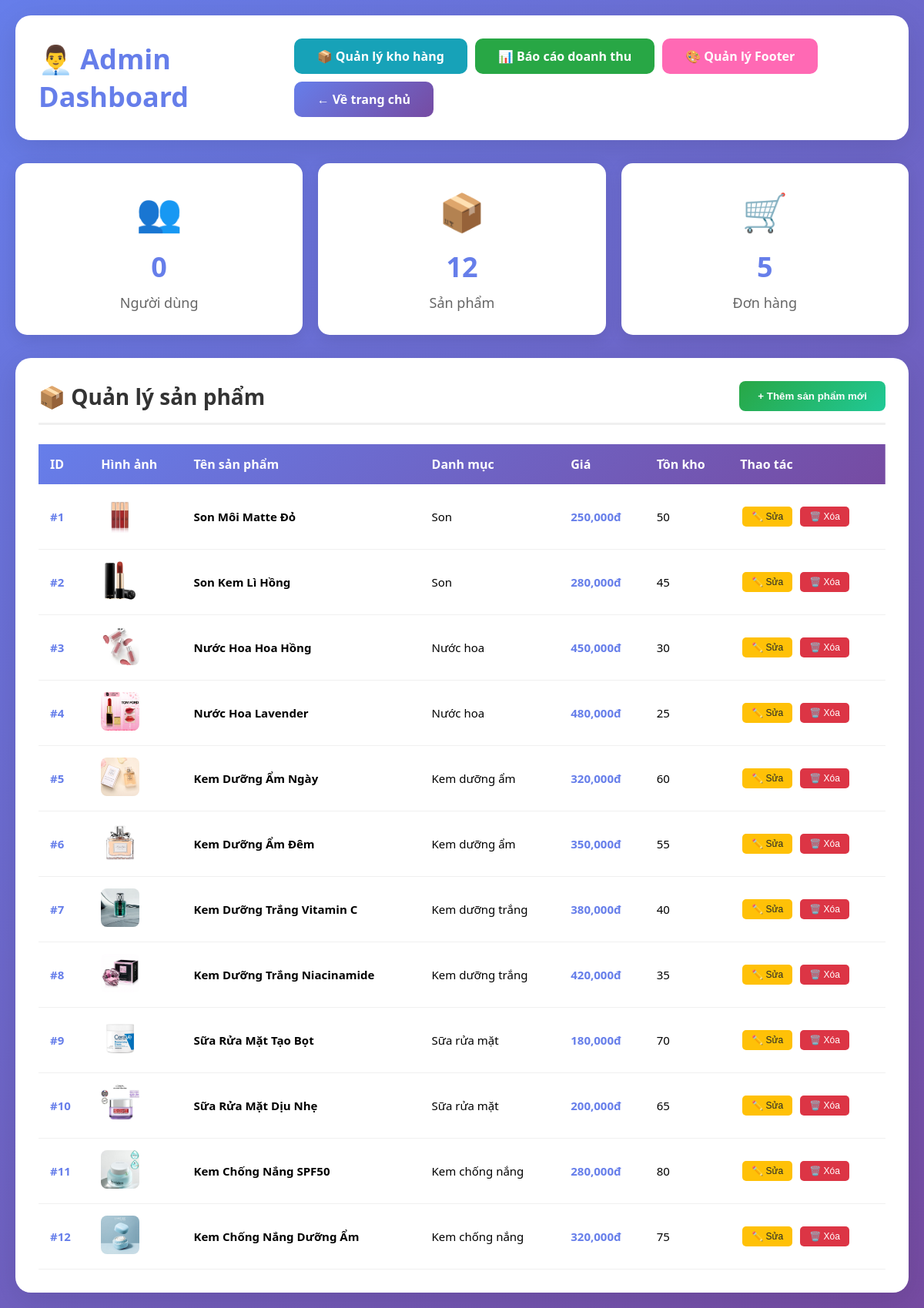
The app's page /admin.php with its own data.
### tables this page shows
CREATE TABLE IF NOT EXISTS products (
    id INT AUTO_INCREMENT PRIMARY KEY,
    name VARCHAR(200) NOT NULL,
    category_id INT NOT NULL,
    description TEXT,
    price DECIMAL(10, 2) NOT NULL,
    image VARCHAR(255),
    stock INT DEFAULT 0,
    created_at TIMESTAMP DEFAULT CURRENT_TIMESTAMP,
    FOREIGN KEY (category_id) REFERENCES categories(id)
);

CREATE TABLE IF NOT EXISTS categories (
    id INT AUTO_INCREMENT PRIMARY KEY,
    name VARCHAR(100) NOT NULL,
    slug VARCHAR(100) NOT NULL UNIQUE,
    icon VARCHAR(50),
    created_at TIMESTAMP DEFAULT CURRENT_TIMESTAMP
);

### admin.php (the view, shortened to what this page needs)
<?php
require_once 'config.php';
$totalUsers = $conn->query("SELECT COUNT(*) as count FROM users")->fetch_assoc()['count'];
$totalProducts = $conn->query("SELECT COUNT(*) as count FROM products")->fetch_assoc()['count'];
$totalOrders = $conn->query("SELECT COUNT(*) as count FROM orders")->fetch_assoc()['count'];
$productsResult = $conn->query("
    SELECT p.*, c.name as category_name
    FROM products p
    LEFT JOIN categories c ON p.category_id = c.id
    ORDER BY p.created_at DESC
");
?>
<!DOCTYPE html>
<html lang="vi">
<head>
</head>
<body>
    <div class="container">
        <div class="header">
            <h1>👨‍💼 Admin Dashboard</h1>
            <div style="display: flex; gap: 10px; flex-wrap: wrap;">
                <a href="inventory.php" class="back-btn" style="background: #17a2b8;">📦 Quản lý kho hàng</a>
                <a href="sales_report.php" class="back-btn" style="background: #28a745;">📊 Báo cáo doanh thu</a>
                <a href="footer_management.php" class="back-btn" style="background: #ff69b4;">🎨 Quản lý Footer</a>
                <a href="index.php" class="back-btn">← Về trang chủ</a>
            </div>
        </div>
        <div class="stats-grid">
            <div class="stat-card">
                <div class="stat-icon">👥</div>
                <div class="stat-value"><?php echo $totalUsers; ?></div>
                <div class="stat-label">Người dùng</div>
            </div>
            <div class="stat-card">
                <div class="stat-icon">📦</div>
                <div class="stat-value"><?php echo $totalProducts; ?></div>
                <div class="stat-label">Sản phẩm</div>
            </div>
            <div class="stat-card">
                <div class="stat-icon">🛒</div>
                <div class="stat-value"><?php echo $totalOrders; ?></div>
                <div class="stat-label">Đơn hàng</div>
            </div>
        </div>
        <div class="main-content">
            <div class="section-header">
                <h2>📦 Quản lý sản phẩm</h2>
                <button class="add-btn" onclick="openAddModal()">+ Thêm sản phẩm mới</button>
            </div>
            <?php if ($productsResult->num_rows > 0): ?>
            <table>
                <thead>
                    <tr>
                        <th>ID</th>
                        <th>Hình ảnh</th>
                        <th>Tên sản phẩm</th>
                        <th>Danh mục</th>
                        <th>Giá</th>
                        <th>Tồn kho</th>
                        <th>Thao tác</th>
                    </tr>
                </thead>
                <tbody>
                    <?php while($product = $productsResult->fetch_assoc()): ?>
                    <tr>
                        <td class="user-id">#<?php echo $product['id']; ?></td>
                        <td>
                            <?php if($product['image']): ?>
                                <img src="<?php echo $product['image']; ?>" alt="<?php echo htmlspecialchars($product['name']); ?>" style="width: 50px; height: 50px; object-fit: cover; border-radius: 8px;">
                            <?php else: ?>
                                <div style="width: 50px; height: 50px; background: #f0f0f0; border-radius: 8px; display: flex; align-items: center; justify-content: center;">📦</div>
                            <?php endif; ?>
                        </td>
                        <td><strong><?php echo htmlspecialchars($product['name']); ?></strong></td>
                        <td><?php echo htmlspecialchars($product['category_name'] ?? 'Chưa phân loại'); ?></td>
                        <td style="color: #667eea; font-weight: bold;"><?php echo number_format($product['price']); ?>đ</td>
                        <td><?php echo $product['stock']; ?></td>
                        <td>
                            <button class="edit-btn" onclick="editProduct(<?php echo $product['id']; ?>)">✏️ Sửa</button>
                            <button class="delete-btn" onclick="deleteProduct(<?php echo $product['id']; ?>)">🗑️ Xóa</button>
                        </td>
                    </tr>
                    <?php endwhile; ?>
                </tbody>
            </table>
            <?php endif; ?>
        </div>
    </div>
</body>
</html>

### admin.php (style rules this page uses)
* { margin: 0; padding: 0; box-sizing: border-box; }
body { font-family: 'Segoe UI', Tahoma, Geneva, Verdana, sans-serif; background: linear-gradient(135deg, #667eea 0%, #764ba2 100%); min-height: 100vh; padding: 20px; }
.container { max-width: 1400px; margin: 0 auto; }
.header { background: white; padding: 30px; border-radius: 20px; box-shadow: 0 10px 40px rgba(0, 0, 0, 0.1); margin-bottom: 30px; display: flex; justify-content: space-between; align-items: center; }
.header h1 { color: #667eea; font-size: 36px; }
.back-btn { padding: 12px 30px; background: linear-gradient(135deg, #667eea 0%, #764ba2 100%); color: white; border: none; border-radius: 10px; font-size: 16px; font-weight: 600; cursor: pointer; text-decoration: none; display: inline-block; }
.stats-grid { display: grid; grid-template-columns: repeat(3, 1fr); gap: 20px; margin-bottom: 30px; }
.stat-card { background: white; padding: 30px; border-radius: 15px; box-shadow: 0 5px 20px rgba(0, 0, 0, 0.1); text-align: center; }
.stat-icon { font-size: 48px; margin-bottom: 15px; }
.stat-value { font-size: 36px; font-weight: bold; color: #667eea; margin-bottom: 10px; }
.stat-label { color: #666; font-size: 18px; }
.main-content { background: white; padding: 30px; border-radius: 20px; box-shadow: 0 10px 40px rgba(0, 0, 0, 0.1); }
.section-header { margin-bottom: 25px; padding-bottom: 15px; border-bottom: 3px solid #f0f0f0; }
.section-header h2 { color: #333; font-size: 28px; }
table { width: 100%; border-collapse: collapse; margin-top: 20px; }
thead { background: linear-gradient(135deg, #667eea 0%, #764ba2 100%); color: white; }
th { padding: 15px; text-align: left; font-weight: 600; font-size: 16px; }
td { padding: 15px; border-bottom: 1px solid #f0f0f0; font-size: 15px; }
.user-id { color: #667eea; font-weight: bold; }
.section-header { display: flex; justify-content: space-between; align-items: center; }
.add-btn { padding: 12px 24px; background: linear-gradient(135deg, #28a745 0%, #20c997 100%); color: white; border: none; border-radius: 8px; font-weight: 600; cursor: pointer; transition: all 0.3s; }
.edit-btn, .delete-btn { padding: 6px 12px; border: none; border-radius: 5px; cursor: pointer; margin: 0 3px; font-size: 12px; transition: all 0.3s; }
.edit-btn { background: #ffc107; color: #212529; }
.delete-btn { background: #dc3545; color: white; }

### records on screen
products: id "1", image (picture), name "Son Môi Matte Đỏ", category.name "Son", price "250,000", stock "50"
products: id "2", image (picture), name "Son Kem Lì Hồng", category.name "Son", price "280,000", stock "45"
products: id "3", image (picture), name "Nước Hoa Hoa Hồng", category.name "Nước hoa", price "450,000", stock "30"
products: id "4", image (picture), name "Nước Hoa Lavender", category.name "Nước hoa", price "480,000", stock "25"
products: id "5", image (picture), name "Kem Dưỡng Ẩm Ngày", category.name "Kem dưỡng ẩm", price "320,000", stock "60"
products: id "6", image (picture), name "Kem Dưỡng Ẩm Đêm", category.name "Kem dưỡng ẩm", price "350,000", stock "55"
products: id "7", image (picture), name "Kem Dưỡng Trắng Vitamin C", category.name "Kem dưỡng trắng", price "380,000", stock "40"
products: id "8", image (picture), name "Kem Dưỡng Trắng Niacinamide", category.name "Kem dưỡng trắng", price "420,000", stock "35"
products: id "9", image (picture), name "Sữa Rửa Mặt Tạo Bọt", category.name "Sữa rửa mặt", price "180,000", stock "70"
products: id "10", image (picture), name "Sữa Rửa Mặt Dịu Nhẹ", category.name "Sữa rửa mặt", price "200,000", stock "65"
products: id "11", image (picture), name "Kem Chống Nắng SPF50", category.name "Kem chống nắng", price "280,000", stock "80"
products: id "12", image (picture), name "Kem Chống Nắng Dưỡng Ẩm", category.name "Kem chống nắng", price "320,000", stock "75"

### other values on screen
$totalUsers "0"
$totalProducts "12"
$totalOrders "5"
